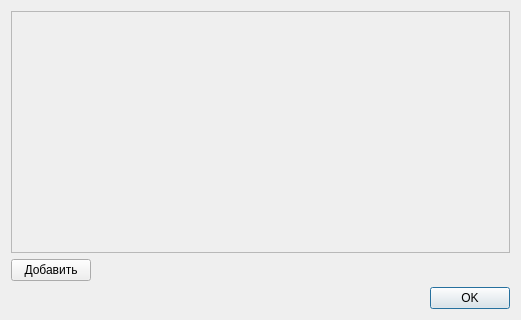
<?xml version="1.0" encoding="UTF-8"?>
<ui version="4.0">
 <class>uiOrders</class>
 <widget class="QDialog" name="uiOrders">
  <property name="geometry">
   <rect>
    <x>0</x>
    <y>0</y>
    <width>521</width>
    <height>320</height>
   </rect>
  </property>
  <property name="contextMenuPolicy">
   <enum>Qt::NoContextMenu</enum>
  </property>
  <property name="windowTitle">
   <string>Прикрепленные файлы</string>
  </property>
  <property name="windowIcon">
   <iconset resource="../Res.qrc">
    <normaloff>:/icons/Icons/attached.ico</normaloff>:/icons/Icons/attached.ico</iconset>
  </property>
  <property name="modal">
   <bool>true</bool>
  </property>
  <layout class="QVBoxLayout" name="verticalLayout">
   <item>
    <widget class="QScrollArea" name="sa_ScrollFrame">
     <property name="font">
      <font>
       <pointsize>10</pointsize>
      </font>
     </property>
     <property name="frameShape">
      <enum>QFrame::StyledPanel</enum>
     </property>
     <property name="horizontalScrollBarPolicy">
      <enum>Qt::ScrollBarAlwaysOff</enum>
     </property>
     <property name="widgetResizable">
      <bool>true</bool>
     </property>
     <widget class="QWidget" name="sa_ScrollLayout">
      <property name="geometry">
       <rect>
        <x>0</x>
        <y>0</y>
        <width>501</width>
        <height>241</height>
       </rect>
      </property>
      <layout class="QVBoxLayout" name="verticalLayout_3">
       <item>
        <layout class="QVBoxLayout" name="vl_DocumentLayout"/>
       </item>
      </layout>
     </widget>
    </widget>
   </item>
   <item>
    <layout class="QHBoxLayout" name="hl_AddLayout">
     <item>
      <widget class="QPushButton" name="pb_AddOrder">
       <property name="contextMenuPolicy">
        <enum>Qt::NoContextMenu</enum>
       </property>
       <property name="text">
        <string>Добавить</string>
       </property>
       <property name="icon">
        <iconset resource="../Res.qrc">
         <normaloff>:/icons/Icons/register.ico</normaloff>:/icons/Icons/register.ico</iconset>
       </property>
      </widget>
     </item>
     <item>
      <spacer name="sp_AddSpacer">
       <property name="orientation">
        <enum>Qt::Horizontal</enum>
       </property>
       <property name="sizeHint" stdset="0">
        <size>
         <width>40</width>
         <height>20</height>
        </size>
       </property>
      </spacer>
     </item>
    </layout>
   </item>
   <item>
    <widget class="QDialogButtonBox" name="buttonBox">
     <property name="orientation">
      <enum>Qt::Horizontal</enum>
     </property>
     <property name="standardButtons">
      <set>QDialogButtonBox::Ok</set>
     </property>
    </widget>
   </item>
  </layout>
 </widget>
 <resources>
  <include location="../Res.qrc"/>
 </resources>
 <connections>
  <connection>
   <sender>buttonBox</sender>
   <signal>accepted()</signal>
   <receiver>uiOrders</receiver>
   <slot>accept()</slot>
   <hints>
    <hint type="sourcelabel">
     <x>257</x>
     <y>310</y>
    </hint>
    <hint type="destinationlabel">
     <x>157</x>
     <y>274</y>
    </hint>
   </hints>
  </connection>
  <connection>
   <sender>buttonBox</sender>
   <signal>rejected()</signal>
   <receiver>uiOrders</receiver>
   <slot>reject()</slot>
   <hints>
    <hint type="sourcelabel">
     <x>325</x>
     <y>310</y>
    </hint>
    <hint type="destinationlabel">
     <x>286</x>
     <y>274</y>
    </hint>
   </hints>
  </connection>
 </connections>
</ui>
